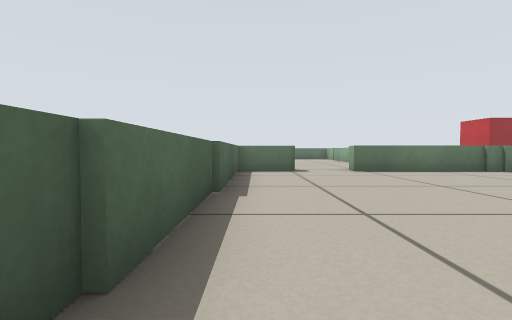
[1] (above)

16 first-person views from a walk through a world built for the Player/Stage simulator. The camera is 0.29 m above the floor, tilts 2° down and sees 85° across. The lines on the ground mark 1 m squares. The floor is counted in squares, 0.5 m on a side. Each view is taken from the middle of a square. On the plan, view 1 faces up. The plan holds only what a view shows up to about 9 squares ahead; the rest is blank. Robots are left out.

[2]
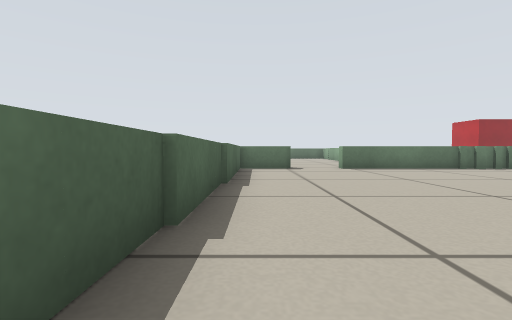

[3]
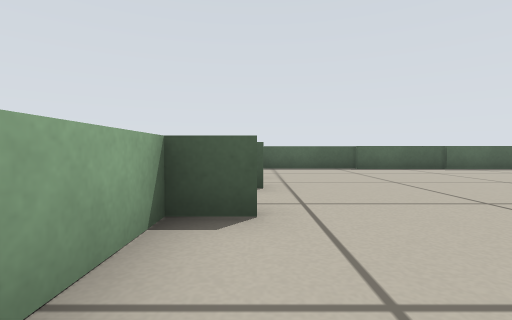

[4]
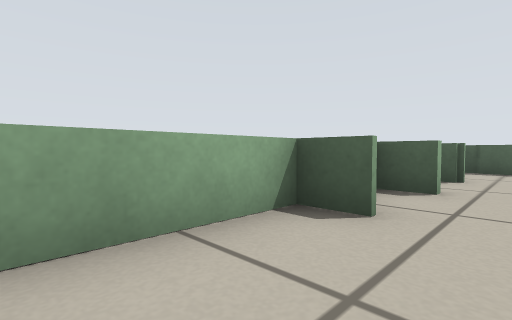

[5]
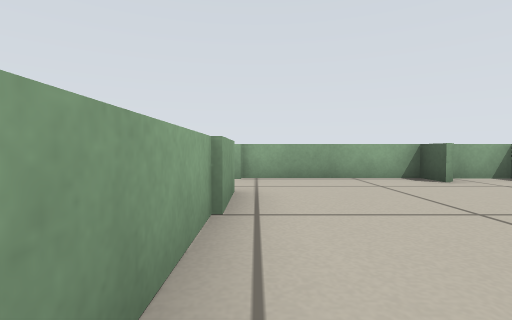

[6]
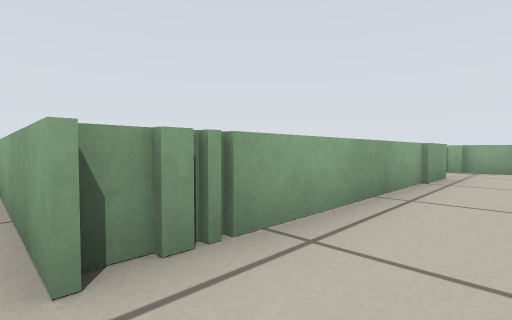

[7]
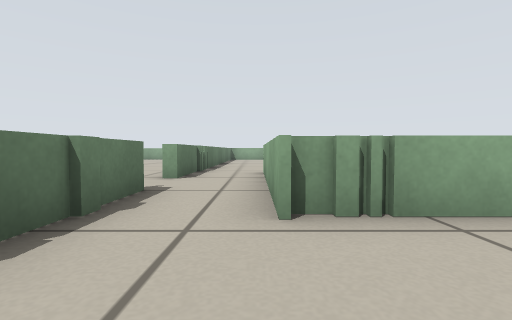

[8]
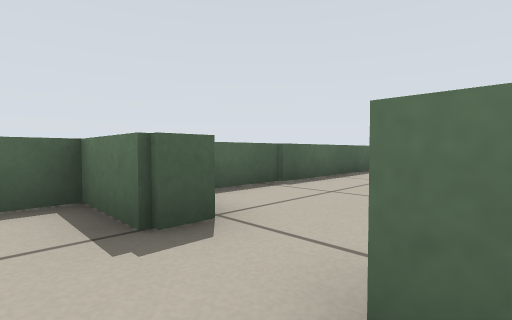

[9]
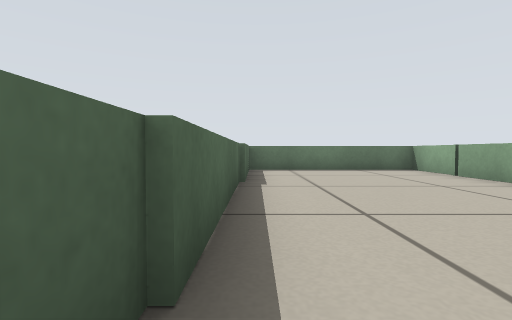

[10]
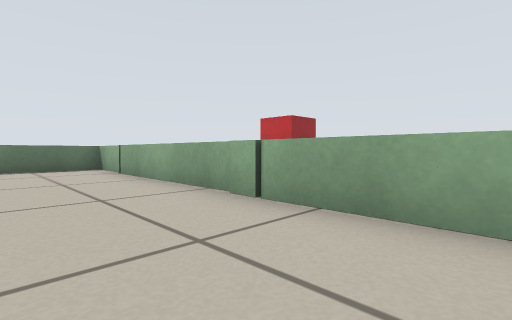

[11]
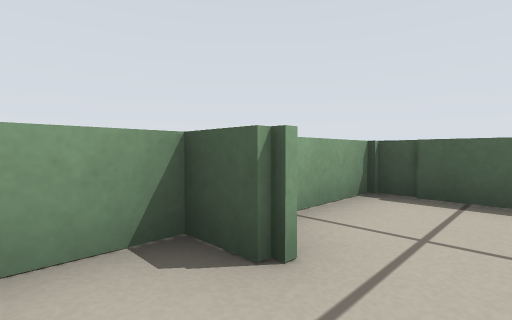

[12]
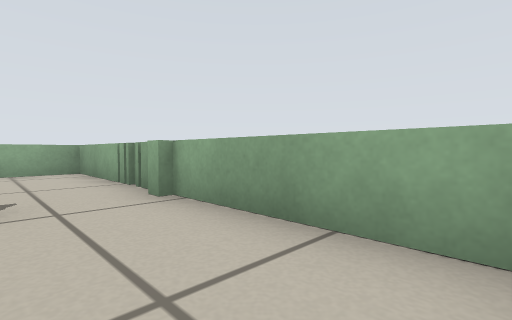

[13]
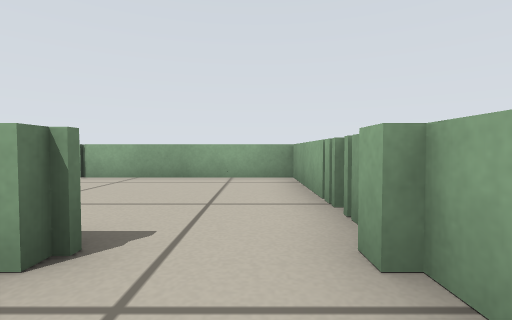

[14]
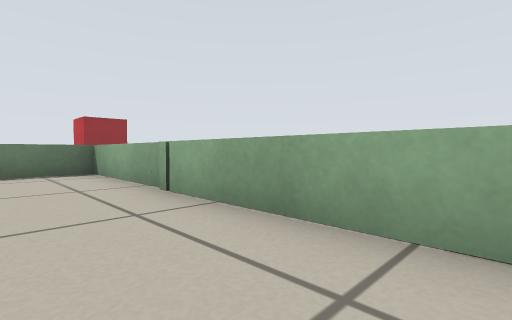

[15]
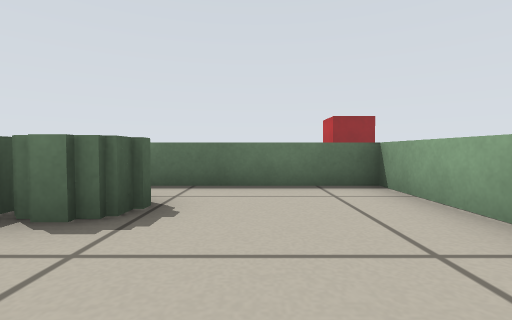

[16]
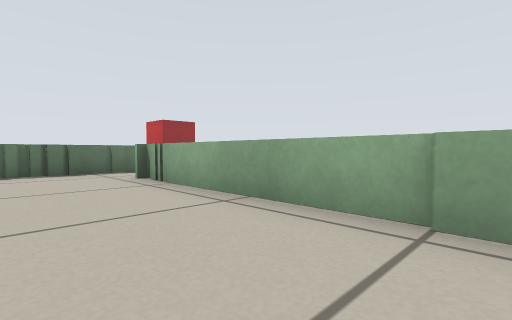

### Floor plan
Points are (right, up) in squares from view 1. A wall is a line through its corners. A room is listed if a view was taken in it or the views show most of it. See-through windows are left out.
Room 1 (views 1, 2, 3, 4, 5, 6, 7, 8, 11, 12, 13, 16)
walls: (5.6, -1.9) (5.6, -2.8) (9.4, -2.8); (3.8, -1.9) (3.8, -2.8) (5, -2.8); (2, -1.9) (2, -2.8) (3, -2.8); (-0.7, 3.9) (-0.7, -2.6) (0.9, -2.6); (9.4, -1) (9.4, 5.8) (11.6, 5.8); (9.5, 7.7) (2.7, 7.7) (2.7, 8.1); (1.1, 8.5) (1.1, 7.7) (-0.4, 7.7) (-0.4, 3.8); (11, 7.7) (9.8, 7.7)
ways out: opening at (2, 8) to room 2; opening at (10, -1.5) to room 3; opening at (10.5, 7) to room 4
Room 2 (views 9, 10)
walls: (-0.4, 15) (-0.4, 9.5); (4.6, 16.5) (4.6, 18.2) (-0.2, 18.2) (-0.2, 15.1); (4.4, 9) (4.4, 16.5)
ways out: opening at (2, 8) to room 1
Room 3 (views 14, 15)
walls: (10.8, 4) (10.8, 3.2) (10, 3.2); (9.6, -2.8) (13.9, -2.8) (13.9, 5.5) (10.2, 5.5)
ways out: opening at (10, -1.5) to room 1
Room 4 (no view inside)
walls: (12.7, 7.7) (12.7, 8); (11.6, 5.8) (12.6, 5.8)
ways out: opening at (10.5, 7) to room 1; opening at (12, 8); opening at (13.5, 7)

Positions as (right, up) in squares from view 1, and headings:
1: (0, 0), facing up
2: (0, -1), facing up
3: (8, -2), facing left
4: (8, -1), facing down-left
5: (9, 3), facing down
6: (8, 6), facing down-right
7: (7, 6), facing right
8: (3, 7), facing up-left
9: (0, 10), facing up
10: (2, 9), facing up-right
11: (3, -1), facing down-left
12: (6, -1), facing down-right
13: (8, -2), facing right
14: (12, -2), facing up-right
15: (12, 1), facing up
16: (7, 0), facing up-right
